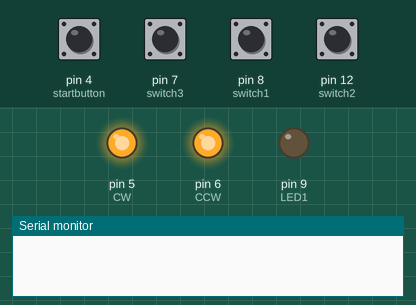
Simulated run of this sketch. Board: Arduino Uno, built with avr-gcc and run on an emulated ATmega328P. Parts: output pins drawn as LEDs (lit = HIGH), the last lines printed to the serial monitor. The inputs (shaded band) are chosen by the test bench; at power-on: pin 7 (switch3) HIGH, pin 4 (startbutton), pin 8 (switch1), pin 12 (switch2) LOW.

Above: at 1.2 s.
1.3 s: pin 4 (startbutton) pulled HIGH for 0.15 s
At 2.5 s:
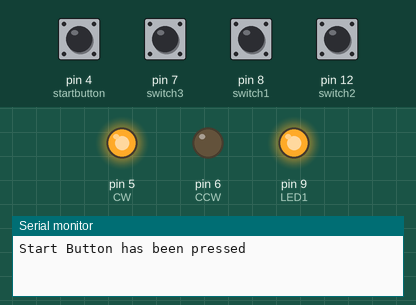
2.9 s: pin 8 (switch1) pulled HIGH for 0.15 s
At 3.3 s:
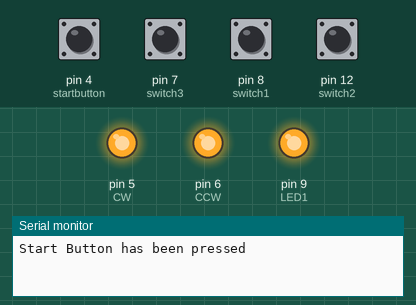
4.9 s: pin 12 (switch2) pulled HIGH for 0.15 s
At 6.6 s:
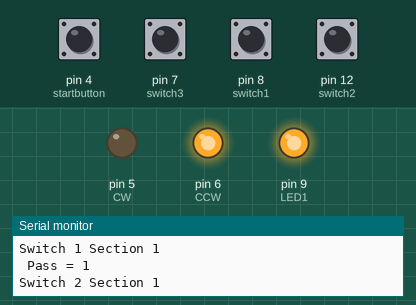
6.9 s: pin 8 (switch1) pulled HIGH for 1 s
At 8.3 s:
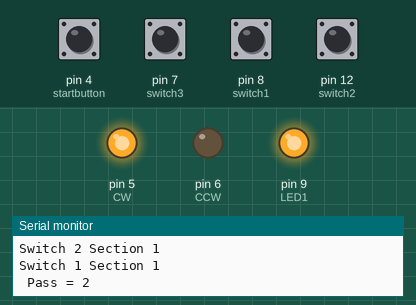
9.4 s: pin 4 (startbutton) driven HIGH and pin 8 (switch1) driven HIGH
At 9.8 s:
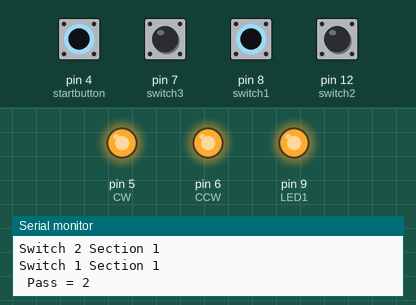
Timing chart, 0 to 12.4 s (numbered marks = the images above; inputs shaded):
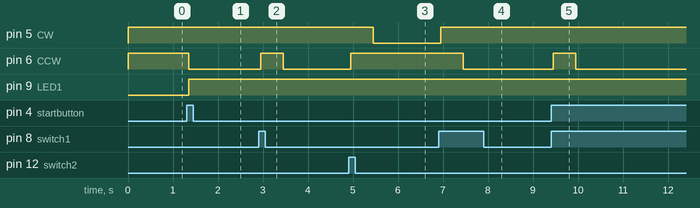

Measured:
- after the input at 1.3 s, pin 6 (CCW): HIGH → LOW after 0.05 s; pin 9 (LED1): LOW → HIGH after 0.05 s
- after the input at 2.9 s, pin 6 (CCW): LOW → HIGH after 0.05 s, → LOW 0.50 s later
- after the input at 4.9 s, pin 5 (CW): HIGH → LOW after 0.55 s; pin 6 (CCW): LOW → HIGH after 0.05 s
- after the input at 6.9 s, pin 5 (CW): LOW → HIGH after 0.05 s; pin 6 (CCW): HIGH → LOW after 0.55 s
- after the input at 9.4 s, pin 6 (CCW): LOW → HIGH after 0.05 s, → LOW 0.50 s later

The sketch:

limitswitch301.ino
```cpp
//Pin connections
#define CW 5
#define CCW 6

const int switch1 = 8;   //0 or 360 degrees
const int switch2 = 12;   //120 degrees
const int switch3 = 7;   //240 degrees
const int startbutton = 4;
const int LED1 = 9;   //On
const int LED2 = 10;   //Done

//int i;
int count = 0; //switch count variable
int pass = 0; //number of passes per section

int switch1state = 0;
int switch2state = 0;
int switch3state = 0;
int startstate = 0;

int lastswitch1state;
int lastswitch2state;
int lastswitch3state;
int laststartstate;

int switch1currentstate;
int switch2currentstate;
int switch3currentstate;
int startcurrentstate;

unsigned long lastDebounceTime = 0;
unsigned long debounceDelay = 50;

void PWM_CW(float TL);
void PWM_CCW(float TL);

void setup(){

  //Pin Initialization
  pinMode(switch1, INPUT);
  pinMode(switch2, INPUT);
  pinMode(switch3, INPUT);
  pinMode(startbutton, INPUT);
  pinMode(CW,OUTPUT); //IN2 pin -- DC Motor
  pinMode(CCW,OUTPUT); //IN1 pin -- DC Motor

  pinMode(LED1, OUTPUT);
//  pinMode(LED2, OUTPUT);
digitalWrite(CCW, HIGH); // DC motor OFF
 digitalWrite(CW, HIGH);

  Serial.begin(9600);//<-- note that  is default (slow/lame) //115200

}

void loop(){

  switch1state = digitalRead(switch1);
  switch2state = digitalRead(switch2);
  switch3state = digitalRead(switch3);
  startstate = digitalRead(startbutton);


 switch(count) {
//Case 0 + 1: CW/CCW rotation for section 1 (1st and 2nd button)
//Case 2 + 3: CW/CCW rotation for section 2 (1st and 3rd button)
//Case 4 + 5: CW/CCW rotation for section 3 (2nd and 3rd button)

  case 0: //off state
  {
    digitalWrite(LED1, LOW);
    digitalWrite(LED2, LOW);

    if(startstate != laststartstate){
      lastDebounceTime = millis();
    }

    if((millis() - lastDebounceTime) > debounceDelay) {

      if(startstate != startcurrentstate){
        startcurrentstate = startstate;

      if(startcurrentstate == HIGH){                        //If user presses the start button - LED1 on
        Serial.println("Start Button has been pressed");

        digitalWrite(CW,HIGH);
        digitalWrite(CCW, LOW); //motor starts

        digitalWrite(LED1, HIGH);
        count++;
       }
       }
    }

     laststartstate = startstate;
  } //end


  case 1:  //Section 1 rotated CW to 120
  {

    if(switch2state != lastswitch2state){
      lastDebounceTime = millis();
    }

 if((millis() - lastDebounceTime) > debounceDelay) {

    if(switch2state != switch2currentstate){
      switch2currentstate = switch2state;

      if(switch2currentstate == HIGH){              //If switch2 pressed -- S1 turned CW
        Serial.println("\nSwitch 2 Section 1");
         digitalWrite(CW,HIGH);
        digitalWrite(CCW,HIGH);
         delay(500);
        digitalWrite(CW,LOW);
        digitalWrite(CCW,HIGH);
        count++;                                    //count = 2
       }
    }
   }

 lastswitch2state = switch2state;
} //end


  case 2: //Section 1 turned CCW back to 0
   {

   if(switch1state != lastswitch1state){
      lastDebounceTime = millis();
    }

  if((millis() - lastDebounceTime) > debounceDelay) {

    if(switch1state != switch1currentstate){
      switch1currentstate = switch1state;

      if(switch1currentstate == HIGH){       //If switch 1 pressed -- S1 turned CCW
        digitalWrite(CW,HIGH);
        digitalWrite(CCW,HIGH);
         delay(500);
        digitalWrite(CW,HIGH);
        digitalWrite(CCW,LOW);
         pass++;                             //First pass complete  (4 total)

          Serial.println("\nSwitch 1 Section 1");
          Serial.print("\n Pass = ");
          Serial.print(pass);

        if(pass == 3){                      //If this is the fourth pass, skip to case 3
          count = 3;
          Serial.println("\nEnd of section 1");
          pass = 0;
        }
      else{
        count = 1;                          //If 4 passes have not been completed, repeat
      }
     }
    }
   }

 lastswitch1state = switch1state;
}


   case 3: //Section 2 exposed (switches 3 & 1)
{
   //If toggle turned CCW from switch 1 to switch 3  (0 -> 240 degrees)

      if(switch3state != lastswitch3state){
      lastDebounceTime = millis();
    }

 if((millis() - lastDebounceTime) > debounceDelay) {

    if(switch3state != switch3currentstate){
      switch3currentstate = switch3state;

      if((switch3currentstate == HIGH) && (count == 3)){
        count++;
       Serial.println("\nSwitch 3 Section 2");            //If switch 3 pressed -- S3 CCW
       digitalWrite(CW,HIGH);
        digitalWrite(CCW,HIGH);
         delay(500);
       digitalWrite(CW,HIGH);
       digitalWrite(CCW,LOW);

       if(pass == 4){  //if it is the fifth pass, skip to case 5
        Serial.println("\n End of Section 2");
        count = 5;
        pass = 0;

      }
       }
    }
   }

 lastswitch3state = switch3state;
} //end


   case 4:
{
   //Turned CW to 360 or 0 degrees

     if(switch1state != lastswitch1state){
      lastDebounceTime = millis();
      }

 if((millis() - lastDebounceTime) > debounceDelay) {

    if(switch1state != switch1currentstate){
      switch1currentstate = switch1state;

      if((switch1currentstate == HIGH) && (count == 4)){
        digitalWrite(CW,HIGH);
        digitalWrite(CCW,HIGH);
         delay(500);
        digitalWrite(CW,LOW);
        digitalWrite(CCW,HIGH);
         pass++;
         Serial.println("\nSwitch 1 Section 2");
         Serial.print("\n Pass = ");
         Serial.print(pass);
         count = 3;                               //repeat cases 3 & 4
       }
    }
   }

 lastswitch1state = switch1state;
} //end of debounce


  case 5: //Section 3 exposed
  {
     if(switch2state != lastswitch2state){
      lastDebounceTime = millis();
    }

 if((millis() - lastDebounceTime) > debounceDelay) {

    if(switch2state != switch2currentstate){
      switch2currentstate = switch2state;

      if((switch2currentstate == HIGH) && (count == 5)){
        digitalWrite(CW,HIGH);
        digitalWrite(CCW,HIGH);
        delay(500);
        digitalWrite(CW,HIGH);
        digitalWrite(CCW,LOW);
         count = 6;
         Serial.println("\nSwitch 2 Section 3");
       }
      }
    }


 lastswitch2state = switch2state;
} //end

case 6:
   {

     if(switch3state != lastswitch3state){
      lastDebounceTime = millis();
    }

    if((millis() - lastDebounceTime) > debounceDelay) {

    if(switch3state != switch3currentstate){
      switch3currentstate = switch3state;

      if((switch3currentstate == HIGH) && (count == 6)){
        digitalWrite(CW,HIGH);
        digitalWrite(CCW,HIGH);
         digitalWrite(CW,LOW);
         digitalWrite(CCW,HIGH);
         pass++;
         Serial.println("\nSwitch 3 Section 3");
         //Serial.print(count);
         Serial.println("\n Pass = ");
         Serial.print(pass);

        if(pass == 4){ //5 passes complete
          Serial.println("\n End of Section 3, retrieve bag");
                                                     // Done - return bag and turn LED on
           digitalWrite(LED1, LOW);
           digitalWrite(LED2, HIGH);

//           digitalWrite(CW,LOW);
//           digitalWrite(CCW,HIGH);
           count = 7;
           pass = 0;
        }

        else {
        count = 5;
        }

     }
    }
   }

 lastswitch3state = switch3state;
} //end

  case 7:
  if (count == 7){
   digitalWrite(CW,HIGH);
   digitalWrite(CCW,HIGH);

  }

   break;


 } //switch end bracket

 // Serial.print(count);
 // delay(500);
}
```
